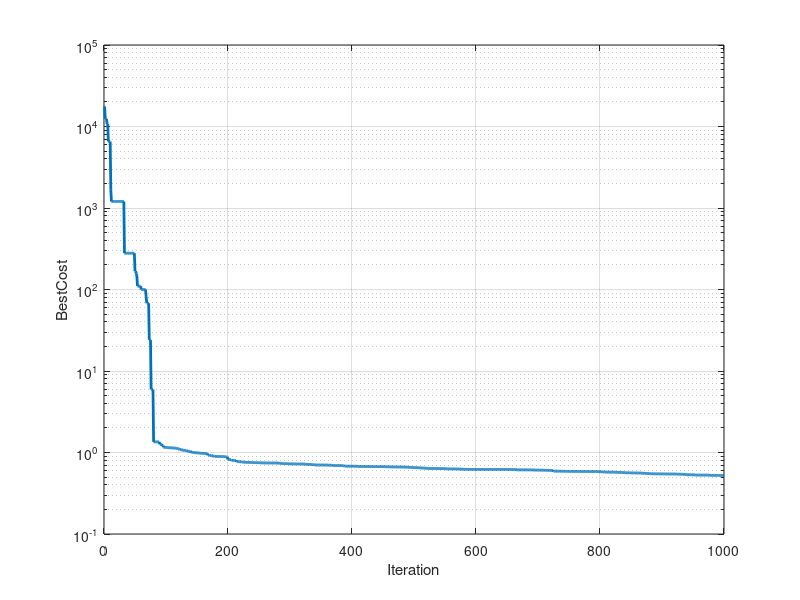

Here is the MATLAB script that generated this plot:
clc;
clear;
close all;

%% Problem Definition
CostFunction = @(x) rosenbrock(x);  % Cost Function
nVar = 5;                       % Number of unknow (Decision) variables (Dimensions)

VarSize = [1 nVar];             % Matrix size of Decision Variables (horizontal vector)

VarMin = -10;                   % Lower bound of Decision Variables
VarMax = 10;                    % Upper Bound of Decision Variables

%% Parameters of PSO
MaxIt = 1000;                    % Maximum number of iteration
nPop = 50;                      % Number of particles in the population (Swarm size)
w = 1;                          % Inertia Coefficient (Weight)
wdamp = 0.99;                    % Damping Ratio of Inertia Coefficient
c1 = 2;                         % Personal Acceleration Coefficient
c2 = 2;                         % Social Acceleration Coefficient

%% Initialization

% Particle template
empty_particle.Position = [];
empty_particle.Velocity = [];
empty_particle.Cost = [];
empty_particle.Best.Position = [];
empty_particle.Best.Cost = [];

% Create population array
particle = repmat(empty_particle, nPop, 1); % repeat the element nPop rows and 1 column

% Initialization global best
GlobalBest.Cost = inf;

% initialize population members
for i=1:nPop
  % initialize all position vectors between the lower and upper bounds
  particle(i).Position = unifrnd(VarMin, VarMax, VarSize);
  
  % Initial Velocty
  particle(i).Velocity = zeros(VarSize);
  
  % Evaluation of the cost function in the initial random position
  particle(i).Cost = CostFunction(particle(i).Position);
  
  % Update the personal best
  particle(i).Best.Position = particle(i).Position;
  particle(i).Best.Cost = particle(i).Cost;
  
  % Update Global Best
  if particle(i).Best.Cost < GlobalBest.Cost
    GlobalBest = particle(i).Best;
   end
end

% Array yo hold best value on each Iteration
BestCosts = zeros(MaxIt, 1);

%% Main Loop of PSO
for it=1:MaxIt
  for i=1:nPop
    % update velocity
    particle(i).Velocity = w*particle(i).Velocity ...
    + c1*rand(VarSize) .* (particle(i).Best.Position - particle(i).Position) ...
    + c2*rand(VarSize) .* (GlobalBest.Position - particle(i).Position);
    
    % update position
    particle(i).Position = particle(i).Position + particle(i).Velocity;
    
    % Evaluation
    particle(i).Cost = CostFunction(particle(i).Position);
    
    % Update personal best
    if particle(i).Cost < particle(i).Best.Cost
      particle(i).Best.Position = particle(i).Position;
      particle(i).Best.Cost = particle(i).Cost;
      
      % update global best
      if particle(i).Best.Cost < GlobalBest.Cost
        GlobalBest = particle(i).Best;
      end
      
    end
  end
  
  % Store the best Cost Value
  BestCosts(it) = GlobalBest.Cost;
  
  % Display Iteration Information
  % disp(['Iteration ' num2str(it) ': Best Cost = ' num2str(BestCosts(it))]);
  
  % Damping Inertia Coefficient
  w = w * wdamp;
end

%% Results

figure;
semilogy(BestCosts, 'LineWidth', 2);
xlabel('Iteration');
ylabel('BestCost');
grid on;
